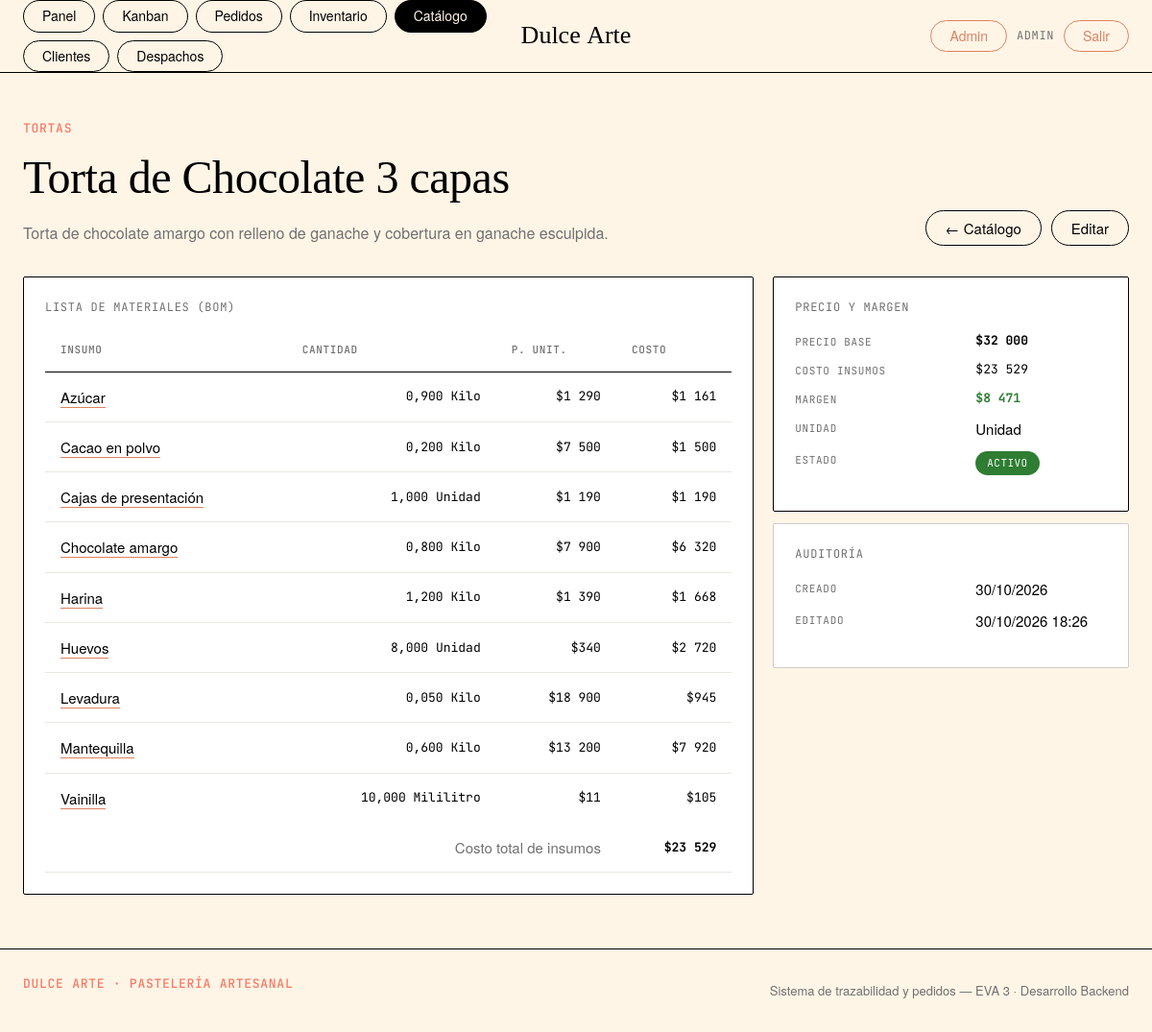
The app's page /productos/1/ (signed in) with its own data.
### core/models.py (models this page shows, shortened)
class TimeStampedModel(models.Model):
    creado = models.DateTimeField("creado", auto_now_add=True)
    actualizado = models.DateTimeField("actualizado", auto_now=True)
    class Meta:
        abstract = True
        ordering = ["-creado"]

class Producto(TimeStampedModel):
    class Unidad(models.TextChoices):
        UNIDAD = "und", "Unidad"
        GRAMO = "g", "Gramo"
        KILO = "kg", "Kilo"
        PORCION = "por", "Porción"
    categoria = models.ForeignKey(
        Categoria,
        on_delete=models.PROTECT,
        related_name="productos",
        verbose_name="categoría",
    )
    nombre = models.CharField("nombre", max_length=180)
    descripcion = models.TextField("descripción", blank=True)
    precio_base = models.DecimalField(
        "precio base",
        max_digits=10,
        decimal_places=2,
        validators=[MinValueValidator(Decimal("0"))],
    )
    unidad = models.CharField(
        "unidad",
        max_length=10,
        choices=Unidad.choices,
        default=Unidad.UNIDAD,
    )
    imagen = models.CharField(
        "emoji / imagen",
        max_length=10,
        blank=True,
        help_text="Emoji representativo para el catálogo.",
    )
    activo = models.BooleanField("activo", default=True)
    class Meta:
        verbose_name = "producto"
        verbose_name_plural = "productos"
        ordering = ["categoria__nombre", "nombre"]
        constraints = [
            models.UniqueConstraint(
                fields=["categoria", "nombre"],
                name="unico_producto_por_categoria",
            )
        ]
    @property
    def costo_insumos(self) -> Decimal:
        total = self.componentes.aggregate(
            total=Sum(F("cantidad") * F("insumo__precio_unitario"))
        )["total"]
        return total or Decimal("0")
    @property
    def margen(self) -> Decimal:
        return self.precio_base - self.costo_insumos

class Categoria(TimeStampedModel):
    nombre = models.CharField("nombre", max_length=120, unique=True)
    descripcion = models.TextField("descripción", blank=True)
    activa = models.BooleanField("activa", default=True)
    class Meta:
        verbose_name = "categoría"
        verbose_name_plural = "categorías"
        ordering = ["nombre"]

class ComponenteProducto(TimeStampedModel):
    producto = models.ForeignKey(
        Producto,
        on_delete=models.CASCADE,
        related_name="componentes",
        verbose_name="producto",
    )
    insumo = models.ForeignKey(
        "Insumo",
        on_delete=models.PROTECT,
        related_name="componentes",
        verbose_name="insumo",
    )
    cantidad = models.DecimalField(
        "cantidad",
        max_digits=10,
        decimal_places=3,
        validators=[MinValueValidator(Decimal("0.001"))],
        help_text="Cantidad del insumo necesaria para 1 unidad de producto.",
    )
    class Meta:
        verbose_name = "componente (BOM)"
        verbose_name_plural = "lista de materiales (BOM)"
        ordering = ["producto__nombre", "insumo__nombre"]
        constraints = [
            models.UniqueConstraint(
                fields=["producto", "insumo"],
                name="unico_componente_producto_insumo",
            )
        ]
    @property
    def costo_linea(self) -> Decimal:
        return self.cantidad * self.insumo.precio_unitario

class Insumo(TimeStampedModel):
    class Unidad(models.TextChoices):
        GRAMO = "g", "Gramo"
        KILO = "kg", "Kilo"
        MILILITRO = "ml", "Mililitro"
        LITRO = "l", "Litro"
        UNIDAD = "und", "Unidad"
        CAJA = "caja", "Caja"
    nombre = models.CharField("nombre", max_length=180, unique=True)
    unidad = models.CharField("unidad", max_length=10, choices=Unidad.choices, default=Unidad.KILO)
    stock_actual = models.DecimalField(
        "stock actual",
        max_digits=10,
        decimal_places=3,
        default=Decimal("0"),
        validators=[MinValueValidator(Decimal("0"))],
    )
    stock_minimo = models.DecimalField(
        "stock mínimo",
        max_digits=10,
        decimal_places=3,
        default=Decimal("0"),
        help_text="Bajo este nivel se marca como stock bajo.",
    )
    precio_unitario = models.DecimalField(
        "precio unitario",
        max_digits=10,
        decimal_places=2,
        default=Decimal("0"),
        validators=[MinValueValidator(Decimal("0"))],
    )
    proveedor = models.CharField("proveedor", max_length=180, blank=True)
    activo = models.BooleanField("activo", default=True)
    class Meta:
        verbose_name = "insumo"
        verbose_name_plural = "insumos"
        ordering = ["nombre"]
    def get_absolute_url(self):
        return reverse("core:insumo_detalle", args=[self.pk])

### core/views.py (the view)
# urls.py: path("productos/<int:pk>/", views.producto_detalle, name="producto_detalle"),
@login_required
def producto_detalle(request, pk):
    producto = get_object_or_404(
        Producto.objects.select_related("categoria").prefetch_related("componentes__insumo"), pk=pk
    )
    return render(request, "core/producto_detalle.html", {"producto": producto})

### core/context_processors.py (called while the page is built)
def rol_usuario(request):
    user = getattr(request, "user", None)
    if user is not None and user.is_authenticated:
        from core.decorators import rol_de
        return {"user_rol": rol_de(user)}
    return {"user_rol": ""}

### templates/core/producto_detalle.html (shortened to what this page needs)
{% extends "core/base.html" %}
{% load humanize %}
{% block content %}
<div class="page-head">
  <div>
    <span class="eyebrow">{{ producto.categoria.nombre }}</span>
    <h1>{{ producto.nombre }}</h1>
    <p class="muted" style="margin:0">{{ producto.descripcion|default:"Sin descripción." }}</p>
  </div>
  <div class="page-head__actions">
    <a class="btn" href="{% url 'core:productos' %}">← Catálogo</a>
    <a class="btn" href="{% url 'admin:core_producto_change' producto.pk %}">Editar</a>
  </div>
</div>
<div class="grid grid--3" style="margin-top:24px;align-items:start">
  <div class="card" style="grid-column:span 2">
    <div class="card__title">Lista de materiales (BOM)</div>
    {% if producto.componentes.all %}
    <table class="data">
      <thead>
        <tr><th>Insumo</th><th class="right">Cantidad</th><th class="right">P. Unit.</th><th class="right">Costo</th></tr>
      </thead>
      <tbody>
        {% for c in producto.componentes.all %}
        <tr>
          <td><a href="{{ c.insumo.get_absolute_url }}">{{ c.insumo.nombre }}</a></td>
          <td class="right mono">{{ c.cantidad|floatformat:3 }} {{ c.insumo.get_unidad_display }}</td>
          <td class="right mono">${{ c.insumo.precio_unitario|floatformat:0|intcomma }}</td>
          <td class="right mono">${{ c.costo_linea|floatformat:0|intcomma }}</td>
        </tr>
        {% endfor %}
      </tbody>
      <tfoot>
        <tr><td colspan="3" class="right muted">Costo total de insumos</td>
            <td class="right mono"><b>${{ producto.costo_insumos|floatformat:0|intcomma }}</b></td></tr>
      </tfoot>
    </table>
    {% else %}
    <div class="empty" style="padding:32px">
      <p>Este producto aún no tiene insumos definidos.</p>
      <a class="btn btn--sm" href="{% url 'admin:core_producto_change' producto.pk %}">Agregar insumos</a>
    </div>
    {% endif %}
  </div>
  <div class="stack">
    <div class="card">
      <div class="card__title">Precio y margen</div>
      <dl class="deflist">
        <dt>Precio base</dt><dd class="mono"><b>${{ producto.precio_base|floatformat:0|intcomma }}</b></dd>
        <dt>Costo insumos</dt><dd class="mono">${{ producto.costo_insumos|floatformat:0|intcomma }}</dd>
        <dt>Margen</dt>
        <dd class="mono" style="color:{% if producto.margen >= 0 %}#2e7d32{% else %}#c62828{% endif %}">
          <b>${{ producto.margen|floatformat:0|intcomma }}</b>
        </dd>
        <dt>Unidad</dt><dd>{{ producto.get_unidad_display }}</dd>
        <dt>Estado</dt><dd>{% if producto.activo %}<span class="badge badge--green">Activo</span>{% else %}<span class="badge badge--gray">Inactivo</span>{% endif %}</dd>
      </dl>
    </div>
    <div class="card card--flat">
      <div class="card__title">Auditoría</div>
      <dl class="deflist">
        <dt>Creado</dt><dd>{{ producto.creado|date:"d/m/Y" }}</dd>
        <dt>Editado</dt><dd>{{ producto.actualizado|date:"d/m/Y H:i" }}</dd>
      </dl>
    </div>
  </div>
</div>
{% endblock %}

### templates/core/base.html (shortened to what this page needs)
{% load static %}<!DOCTYPE html>
<html lang="es">
<head>
  <link rel="stylesheet" href="{% static 'css/app.css' %}">
</head>
<body class="{% block body_class %}{% endblock %}">
{% if user.is_authenticated %}
<header class="nav">
  <div class="nav__inner container">
    <nav class="nav__links" aria-label="Principal">
      <a class="pill {% if request.resolver_match.url_name == 'inicio' %}pill--active{% endif %}" href="{% url 'core:inicio' %}">Panel</a>
      {% if user_rol == 'cocina' or user_rol == 'admin' %}
      <a class="pill {% if request.resolver_match.app_name == 'core' and request.resolver_match.url_name in 'pedidos,pedido_detalle,kanban' %}pill--active{% endif %}" href="{% url 'core:kanban' %}">Kanban</a>
      {% endif %}
      <a class="pill {% if request.resolver_match.url_name == 'pedidos' %}pill--active{% endif %}" href="{% url 'core:pedidos' %}">Pedidos</a>
      <a class="pill {% if request.resolver_match.url_name in 'insumos,insumo_detalle' %}pill--active{% endif %}" href="{% url 'core:insumos' %}">Inventario</a>
      <a class="pill {% if request.resolver_match.url_name in 'productos,producto_detalle' %}pill--active{% endif %}" href="{% url 'core:productos' %}">Catálogo</a>
      <a class="pill {% if request.resolver_match.url_name in 'clientes,cliente_detalle' %}pill--active{% endif %}" href="{% url 'core:clientes' %}">Clientes</a>
      <a class="pill {% if request.resolver_match.url_name in 'despachos,despacho_detalle' %}pill--active{% endif %}" href="{% url 'core:despachos' %}">Despachos</a>
    </nav>
    <a class="nav__logo" href="{% url 'core:inicio' %}">Dulce&nbsp;Arte</a>
    <div class="nav__right">
      {% if user.is_staff %}
        <a class="pill pill--quiet" href="{% url 'admin:index' %}" title="Django Admin">Admin</a>
      {% endif %}
      <span class="nav__user">{{ user.first_name|default:user.username }}</span>
      <a class="pill pill--quiet" href="{% url 'core:logout' %}">Salir</a>
    </div>
  </div>
</header>
{% endif %}
<main class="{% block main_class %}container{% endblock %}">
  {% block content %}{% endblock %}
</main>
{% if user.is_authenticated %}
<footer class="footer">
  <div class="container footer__inner">
    <span class="eyebrow">Dulce Arte · Pastelería Artesanal</span>
    <span class="footer__meta">Sistema de trazabilidad y pedidos — EVA 3 · Desarrollo Backend</span>
  </div>
</footer>
{% endif %}
</body>
</html>

### records on screen
Producto: categoria.nombre "TORTAS", nombre "Torta de Chocolate 3 capas", descripcion "Torta de chocolate amargo con relleno de ganache y cobertura en ganache esculpida.", costo_insumos "23 529", precio_base "32 000", margen "8 471", unidad "Unidad", creado "30/10/2026", actualizado "30/10/2026 18:26"
ComponenteProducto: insumo.nombre "Azúcar", cantidad "0,900", insumo.unidad "Kilo", insumo.precio_unitario "1 290", costo_linea "1 161"
ComponenteProducto: insumo.nombre "Cacao en polvo", cantidad "0,200", insumo.unidad "Kilo", insumo.precio_unitario "7 500", costo_linea "1 500"
ComponenteProducto: insumo.nombre "Cajas de presentación", cantidad "1,000", insumo.unidad "Unidad", insumo.precio_unitario "1 190", costo_linea "1 190"
ComponenteProducto: insumo.nombre "Chocolate amargo", cantidad "0,800", insumo.unidad "Kilo", insumo.precio_unitario "7 900", costo_linea "6 320"
ComponenteProducto: insumo.nombre "Harina", cantidad "1,200", insumo.unidad "Kilo", insumo.precio_unitario "1 390", costo_linea "1 668"
ComponenteProducto: insumo.nombre "Huevos", cantidad "8,000", insumo.unidad "Unidad", insumo.precio_unitario "340", costo_linea "2 720"
ComponenteProducto: insumo.nombre "Levadura", cantidad "0,050", insumo.unidad "Kilo", insumo.precio_unitario "18 900", costo_linea "945"
ComponenteProducto: insumo.nombre "Mantequilla", cantidad "0,600", insumo.unidad "Kilo", insumo.precio_unitario "13 200", costo_linea "7 920"
ComponenteProducto: insumo.nombre "Vainilla", cantidad "10,000", insumo.unidad "Mililitro", insumo.precio_unitario "11", costo_linea "105"

### other values on screen
{{ user.first_name|default:user.username }} "ADMIN"
